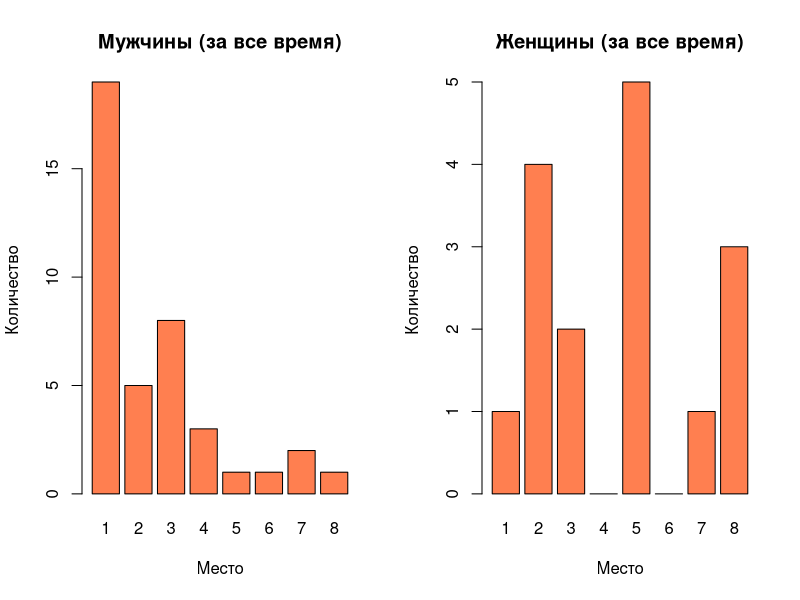
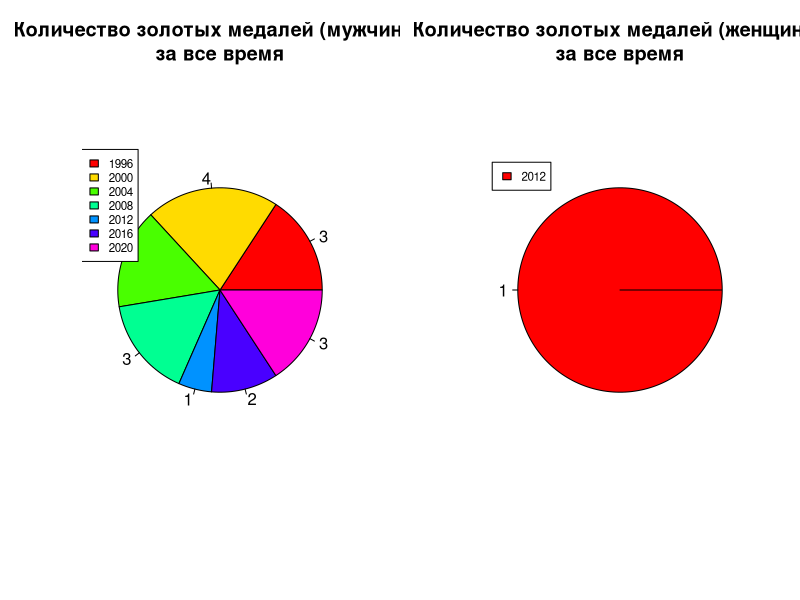
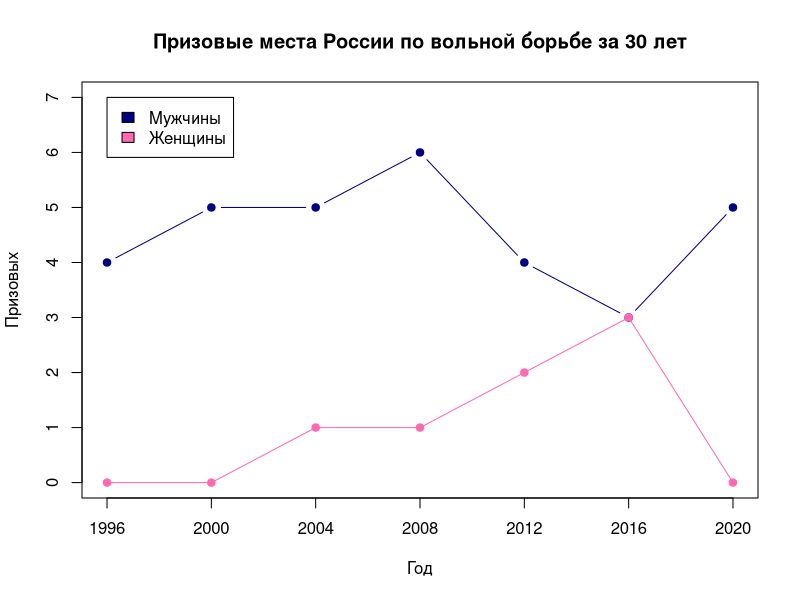
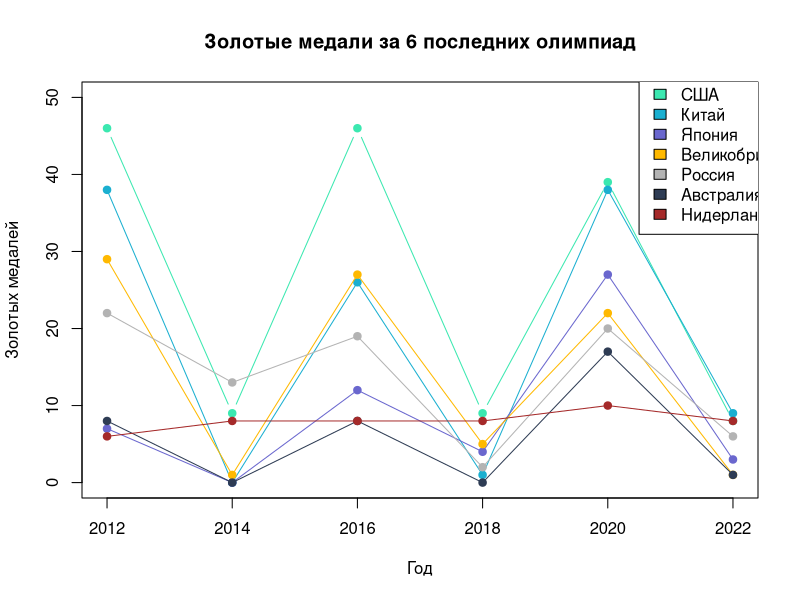
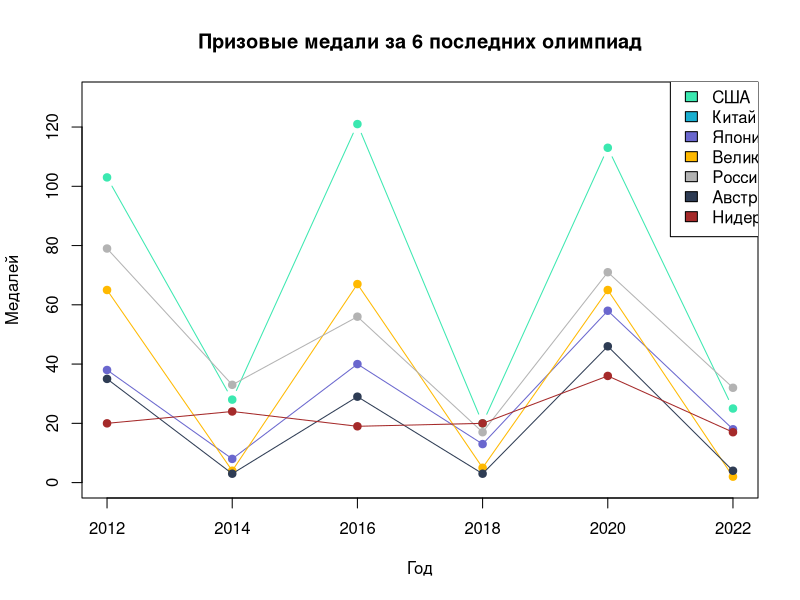
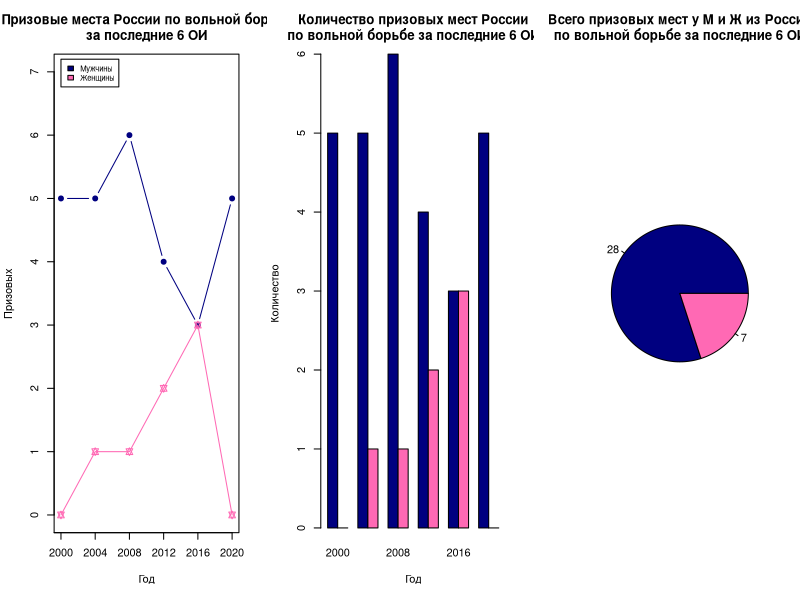

Source code (R) for these figures, in order:
setwd("C:/Users/jakep/GitHub/BigData_moment/Lab4")

df_m <- read.csv("lab4_parus_m.csv", fileEncoding = "Windows-1251", header = TRUE, sep = ";", check.names = F)
df_f<-read.csv("lab4_parus_f.csv", fileEncoding = "Windows-1251", header = TRUE, sep = ";", check.names = F)

#посчитаем сумму всех медалей
stat_places_m <- sapply(df_m[,-1], sum)
stat_places_f <- sapply(df_f[,-1], sum)

par(mfrow=c(1,2))
barplot(stat_places_m, names=c(1:8), col="coral", xlab="Место", ylab="Количество", main="Мужчины (за все время)")
barplot(stat_places_f, names=c(1:8), col="coral", xlab="Место", ylab="Количество", main="Женщины (за все время)")

#сделаем фреймы только 1 мест
first_m <- df_m[,c(1:2)][df_m$X1 > 0, ]
first_f <- df_f[,c(1:2)][df_f$X1 > 0, ]

pie(first_m$X1, labels=first_m$X1, col=rainbow(length(first_m$X1)), main = "Количество золотых медалей (мужчины)\nза все время")
legend(-1.1, 1.1, first_m$Год, cex = 0.7, fill=rainbow(length(first_m$Год)))

pie(first_f$X1, labels=first_f$X1, col=rainbow(length(first_f$X1)), main = "Количество золотых медалей (женщины)\nза все время")
legend(-1, 1, first_f$Год, cex = 0.7, fill=rainbow(length(first_f$Год)))

#выделим призовые места
prize_m <- data.frame(Год=df_m$Год, Призовых=rowSums(df_m[, 2:4]))
prize_f <- data.frame(Год=df_f$Год, Призовых=rowSums(df_f[, 2:4]))

par(mfrow=c(1,1))
plot(prize_m, type="b", pch=19, col="navyblue", xaxt="n", ylim=c(0,7), main="Призовые места России по вольной борьбе за 30 лет")
lines(prize_f, type="o", pch=19, col="hotpink")
legend(min(df_m$Год), 7, c("Мужчины", "Женщины"), fill=c("navyblue", "hotpink"))
axis(side=1, at=prize_m$Год)



events_gold <- read.csv("gold.csv", fileEncoding = "Windows-1251", header = TRUE, sep = ";", check.names = F)

plot(events_gold$Год, events_gold$США, type="b", pch=19, col="#3be8b0", xaxt="n", ylim=c(0,50), xlab="Год", ylab="Золотых медалей", main="Золотые медали за 6 последних олимпиад")
lines(events_gold$Год, events_gold$Китай, type="o", pch=19, col="#1aafd0")
lines(events_gold$Год, events_gold$Япония, type="o", pch=19, col="#6a67ce")
lines(events_gold$Год, events_gold$Великобритания, type="o", pch=19, col="#ffb900")
lines(events_gold$Год, events_gold$Россия, type="o", pch=19, col="gray70")
lines(events_gold$Год, events_gold$Австралия, type="o", pch=19, col="#2e3c54")
lines(events_gold$Год, events_gold$Нидерланды, type="o", pch=19, col="brown")
axis(side=1, at=events_gold$Год)
legend(max(events_gold$Год) - 1.5, 53, c("США", "Китай", "Япония", "Великобритания", "Россия", "Австралия", "Нидерланды"), fill=c("#3be8b0", "#1aafd0", "#6a67ce", "#ffb900", "gray70", "#2e3c54", "brown"))


events_prizes <- read.csv("priz.csv", fileEncoding = "Windows-1251", header = TRUE, sep = ";", check.names = F)

plot(events_prizes$Год, events_prizes$США, type="b", pch=19, col="#3be8b0", xaxt="n", ylim=c(0,130), xlab="Год", ylab="Медалей", main="Призовые медали за 6 последних олимпиад")
lines(events_prizes$Год, events_prizes$КИТАЙ, type="o", pch=19, col="#1aafd0")
lines(events_prizes$Год, events_prizes$Япония, type="o", pch=19, col="#6a67ce")
lines(events_prizes$Год, events_prizes$Великобритания, type="o", pch=19, col="#ffb900")
lines(events_prizes$Год, events_prizes$Россия, type="o", pch=19, col="gray70")
lines(events_prizes$Год, events_prizes$Австралия, type="o", pch=19, col="#2e3c54")
lines(events_prizes$Год, events_prizes$Нидерланды, type="o", pch=19, col="brown")
axis(side=1, at=events_prizes$Год)
legend(max(events_prizes$Год) - 1, 137, c("США", "Китай", "Япония", "Великобритания", "Россия", "Австралия", "Нидерланды"), fill=c("#3be8b0", "#1aafd0", "#6a67ce", "#ffb900", "gray70", "#2e3c54", "brown"))

#выделим призовые места за последние 6 лет
prize_6_m <- tail(prize_m, 6)
prize_6_f <- tail(prize_f, 6)

par(mfrow=c(1,3))
plot(prize_6_m, type="b", pch=19, col="navyblue", xaxt="n", ylim=c(0,7), main="Призовые места России по вольной борьбе\nза последние 6 ОИ")
lines(prize_6_f, type="o", pch=11, col="hotpink")
legend(min(prize_6_f$Год), 7.2, cex=0.7 ,c("Мужчины", "Женщины"), fill=c("navyblue", "hotpink"))
axis(side=1, at=prize_m$Год)

prize_grouped = data.frame(Призовых_М=prize_6_m$Призовых, Призовых_Ж=prize_6_f$Призовых)
barplot(height=t(as.matrix(prize_grouped)), beside=TRUE, xlab="Год", ylab="Количество", names.arg=prize_6_f$Год, col=c("navyblue", "hotpink"), main="Количество призовых мест России\nпо вольной борьбе за последние 6 ОИ")

prize_6_sum <- sapply(prize_grouped, sum)
pie(prize_6_sum, labels=c(prize_6_sum["Призовых_М"], prize_6_sum["Призовых_Ж"]), col=c("navyblue", "hotpink"), main="Всего призовых мест у М и Ж из России\nпо вольной борьбе за последние 6 ОИ")

